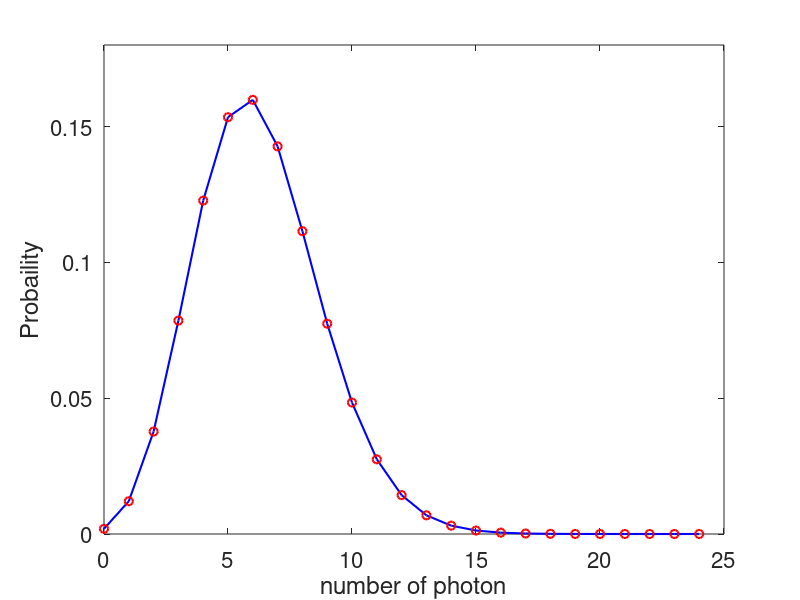

This figure's MATLAB source:
% This matlab code defines the number operator in terms of the
% annihiliation (a) and creation (a^{dagger}) operator, 
% whose eigenvalue and eigenvector correspond to number of photon in the quantized electromagnetic (EM) field and 
% number state (function) with same photon number, respectively; a coherent states representing superposition of 
% the number states. Also computes a probability of occupying n photon in a
% coherent state. 
%
% Coherent states: |alpha > = exp(-|alpha|^{2}) * sum_{n=0}(alpha^{2}/sqrt(n!))*|n >.
%
% Probability, P_{n}: P_{n} = |<n|alpha>|^{2} = exp(-|alpha|^{2}) *|alpha|^{2*n}/n! .
%
%  References: [1] N. Meher J. Phys. B: At. Mol. Opt. Phys. 57 073001 (2024); 
%              [2] M. O. Scully, M. S. Zubairy, Quantum Optics, Cambridge University Presse (1997) 
% 
% The atomic unit (au) is used in the calculation. 
%
% Written by Tsogbayar Tsednee (PhD)
% Email: tsog215@gmail.com
% Dec 6, 2024 & University of North Dakota 
%
function [] = number_and_coherent_states
%
clear; clc; format short
%
n_max = 25.; % dimension of number operator N
%
a_ann = diag(sqrt(1:n_max-1),1);  % a          & annihilation operator for EM field
a_cr = a_ann';                    % a^{dagger} & creation operator for EM field
N_op = a_cr * a_ann;              % N = a^{dagger} * a
%
[Vec,En] = eig(N_op);                                     % Eigenvalue problem: N|n> = n|n>
En = diag(En);
[foo, ij] = sort(En);
En = En(ij);
[En(1),En(2),En(3),En(4),En(5)] % eigenvalues: 0, 1, 2, ...
% [En(1),En(2),En(3),En(4),En(5)]
% 0    1.0000    2.0000    3.0000    4.0000
% E0 = 0 + 0.5; 
%
Vacuum = Vec(:,1); % vacuum 
n1 = Vec(:,2);     % one-photon state & |1 >
n2 = Vec(:,3);     % two-photon state & |2 >
n3 = Vec(:,4);     % three-photon state & |3 >

%%%%%%%%%%%%%%%%%%%%%%%%%%%%%%%%%%%%%%%%%%%%%%%%%%%%%%%%%%%%%%%%%%%%%
% coherent state (coh_st)
%
alpha = 2.5;
%
coh_st = 0.;
for n = 0:n_max-1
    coh_st = coh_st + exp(-0.5*abs(alpha)^2) * (alpha^(n)./sqrt(factorial(n))) * Vec(:,n+1);
end
%coh_st;
%
norm(coh_st); % = 1.0000
%%%

for n = 0:n_max-1
    Prob_n(n+1) = abs(Vec(:,n+1)' * coh_st)^2; % P_{n} = |<n|alpha>|^2
end
%Prob_n;

% an exact formula for P_{n}
Pn_exact = exp(-abs(alpha)^2).*abs(alpha).^(2.*(0:1:n_max-1))./factorial((0:1:n_max-1)); % P_n = e^(|alpha|^2)*|alpha|^{2n}/n!

%
figure(1)
hold on
plot((0:1:n_max-1), Prob_n, 'b-', 'LineWidth',1.5)
plot((0:1:n_max-1), Pn_exact, 'ro', 'LineWidth',1.5)
hold off
xlabel('number of photon')
ylabel('Probaility') % of number state |n> in coherent state
set(gca,'FontSize',16)
axis([0 n_max, 0 0.18])
box on


%%%
return
end
